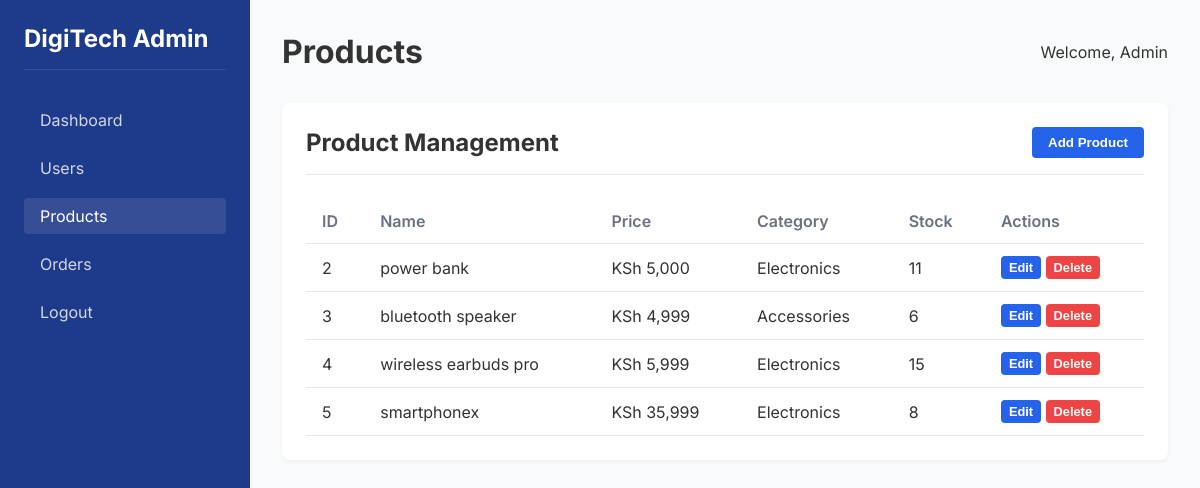
Screenshot of /admin/admin.php?page=products (signed in) with the database file from the repository.
### tables this page shows
CREATE TABLE `products` (
  `id` int(11) NOT NULL,
  `name` varchar(255) NOT NULL,
  `description` text DEFAULT NULL,
  `price` decimal(10,2) NOT NULL,
  `category` varchar(50) DEFAULT NULL,
  `stock` int(11) NOT NULL,
  `image_url` varchar(255) DEFAULT NULL,
  `created_at` timestamp NOT NULL DEFAULT current_timestamp(),
  `original_price` decimal(10,2) DEFAULT NULL
);

### admin/admin.php (the view, shortened to what this page needs)
<?php
$conn = getDB();
$current_page = isset($_GET['page']) ? $_GET['page'] : 'dashboard';
function getCount($conn, $query) {
    $result = $conn->query($query);
    $row = $result->fetch_row();
    return $row[0];
}
function getData($conn, $query) {
    $data = [];
    $result = $conn->query($query);
    while($row = $result->fetch_assoc()) {
        $data[] = $row;
    }
    return $data;
}
$user_count = getCount($conn, "SELECT COUNT(*) FROM users");
$active_users = getCount($conn, "SELECT COUNT(*) FROM users WHERE last_login > DATE_SUB(NOW(), INTERVAL 30 DAY)");
$new_users = getCount($conn, "SELECT COUNT(*) FROM users WHERE created_at > DATE_SUB(NOW(), INTERVAL 7 DAY)");
$products = getData($conn, "SELECT * FROM products");
?>
<!DOCTYPE html>
<html lang="en">
<head>
</head>
<body>
  <div class="admin-container">
    <div class="sidebar">
      <div class="sidebar-header">
        <h2>DigiTech Admin</h2>
      </div>
      <nav class="sidebar-nav">
        <ul>
          <li><a href="?page=dashboard" class="<?php echo $current_page === 'dashboard' ? 'active' : ''; ?>">
            <i class="fas fa-tachometer-alt"></i> Dashboard</a></li>
          <li><a href="?page=users" class="<?php echo $current_page === 'users' ? 'active' : ''; ?>">
            <i class="fas fa-users"></i> Users</a></li>
          <li><a href="?page=products" class="<?php echo $current_page === 'products' ? 'active' : ''; ?>">
            <i class="fas fa-box"></i> Products</a></li>
          <li><a href="?page=orders" class="<?php echo $current_page === 'orders' ? 'active' : ''; ?>">
            <i class="fas fa-shopping-cart"></i> Orders</a></li>
          <li><a href="?logout=1">
            <i class="fas fa-sign-out-alt"></i> Logout</a></li>
        </ul>
      </nav>
    </div>
    <div class="main-content">
      <div class="header">
        <h1><?php echo ucfirst($current_page); ?></h1>
        <div>
          <span>Welcome, Admin</span>
        </div>
      </div>
      <?php if ($current_page === 'dashboard'): ?>
        <div class="stats-grid">
          <div class="stat-card users">
            <h3>Total Users</h3>
            <p><?php echo $user_count; ?></p>
          </div>
          <div class="stat-card active-users">
            <h3>Active Users (30 days)</h3>
            <p><?php echo $active_users; ?></p>
          </div>
          <div class="stat-card new-users">
            <h3>New Users (7 days)</h3>
            <p><?php echo $new_users; ?></p>
          </div>
        </div>
        <div class="card">
          <div class="card-header">
            <h2>Recent Products</h2>
            <button class="btn btn-primary" onclick="openModal('add-product')">
              <i class="fas fa-plus"></i> Add Product
            </button>
          </div>
          <table>
            <thead>
              <tr>
                <th>ID</th>
                <th>Name</th>
                <th>Price</th>
                <th>Category</th>
                <th>Stock</th>
              </tr>
            </thead>
            <tbody>
              <?php foreach (array_slice($products, 0, 5) as $product): ?>
              <tr>
                <td><?php echo $product['id']; ?></td>
                <td><?php echo htmlspecialchars($product['name']); ?></td>
                <td>KSh <?php echo number_format($product['price']); ?></td>
                <td><?php echo htmlspecialchars($product['category']); ?></td>
                <td><?php echo $product['stock']; ?></td>
              </tr>
              <?php endforeach; ?>
            </tbody>
          </table>
        </div>
      <?php elseif ($current_page === 'products'): ?>
        <div class="card">
          <div class="card-header">
            <h2>Product Management</h2>
            <button class="btn btn-primary" onclick="openModal('add-product')">
              <i class="fas fa-plus"></i> Add Product
            </button>
          </div>
          <table>
            <thead>
              <tr>
                <th>ID</th>
                <th>Name</th>
                <th>Price</th>
                <th>Category</th>
                <th>Stock</th>
                <th>Actions</th>
              </tr>
            </thead>
            <tbody>
              <?php foreach ($products as $product): ?>
              <tr data-id="<?php echo $product['id']; ?>">
                <td><?php echo $product['id']; ?></td>
                <td><?php echo htmlspecialchars($product['name']); ?></td>
                <td>KSh <?php echo number_format($product['price']); ?></td>
                <td><?php echo htmlspecialchars($product['category']); ?></td>
                <td><?php echo $product['stock']; ?></td>
                <td>
                  <button class="btn btn-primary btn-sm" onclick="openModal('edit-product', <?php echo $product['id']; ?>)">
                    <i class="fas fa-edit"></i> Edit
                  </button>
                  <form method="POST" style="display: inline-block;">
                    <button type="submit" name="delete_product" class="btn btn-danger btn-sm" onclick="return confirm('Are you sure you want to delete this product?')">
                      <i class="fas fa-trash"></i> Delete
                    </button>
                  </form>
                </td>
              </tr>
              <?php endforeach; ?>
            </tbody>
          </table>
        </div>
      <?php endif; ?>
    </div>
  </div>
</body>
</html>

### admin/admin.php (style rules this page uses)
:root { --primary-color: #2563eb; --primary-dark: #1e40af; --light-gray: #f9fafb; --medium-gray: #e5e7eb; --dark-gray: #6b7280; --white: #ffffff; --success-color: #10b981; --danger-color: #ef4444; --warning-color: #f59e0b; }
* { margin: 0; padding: 0; box-sizing: border-box; }
body { font-family: 'Inter', sans-serif; background-color: var(--light-gray); color: #333; }
.admin-container { display: grid; grid-template-columns: 250px 1fr; min-height: 100vh; }
.sidebar { background-color: #1e3a8a; color: var(--white); padding: 1.5rem; }
.sidebar-header { margin-bottom: 2rem; padding-bottom: 1rem; border-bottom: 1px solid rgba(255,255,255,0.1); }
.sidebar-nav ul { list-style: none; }
.sidebar-nav li { margin-bottom: 0.75rem; }
.sidebar-nav a { color: rgba(255,255,255,0.8); text-decoration: none; display: block; padding: 0.5rem; border-radius: 4px; transition: all 0.3s ease; }
.sidebar-nav a:hover, .sidebar-nav a.active { color: var(--white); background-color: rgba(255,255,255,0.1); }
.main-content { padding: 2rem; }
.header { display: flex; justify-content: space-between; align-items: center; margin-bottom: 2rem; }
.card { background-color: var(--white); border-radius: 8px; padding: 1.5rem; box-shadow: 0 2px 4px rgba(0,0,0,0.05); margin-bottom: 2rem; }
.card-header { display: flex; justify-content: space-between; align-items: center; margin-bottom: 1.5rem; padding-bottom: 1rem; border-bottom: 1px solid var(--medium-gray); }
table { width: 100%; border-collapse: collapse; }
th, td { padding: 0.75rem 1rem; text-align: left; border-bottom: 1px solid var(--medium-gray); }
th { font-weight: 600; color: var(--dark-gray); }
.btn { padding: 0.5rem 1rem; border-radius: 4px; border: none; cursor: pointer; font-weight: 600; transition: all 0.3s ease; }
.btn-primary { background-color: var(--primary-color); color: var(--white); }
.btn-danger { background-color: var(--danger-color); color: var(--white); }
.btn-sm { padding: 0.25rem 0.5rem; font-size: 0.8rem; }

### rows the page displays
products: id "2", name "power bank", price "5,000", category "Electronics", stock "11"
products: id "3", name "bluetooth speaker", price "4,999", category "Accessories", stock "6"
products: id "4", name "wireless earbuds pro", price "5,999", category "Electronics", stock "15"
products: id "5", name "smartphonex", price "35,999", category "Electronics", stock "8"

### other values shown
$current_page "Products"
